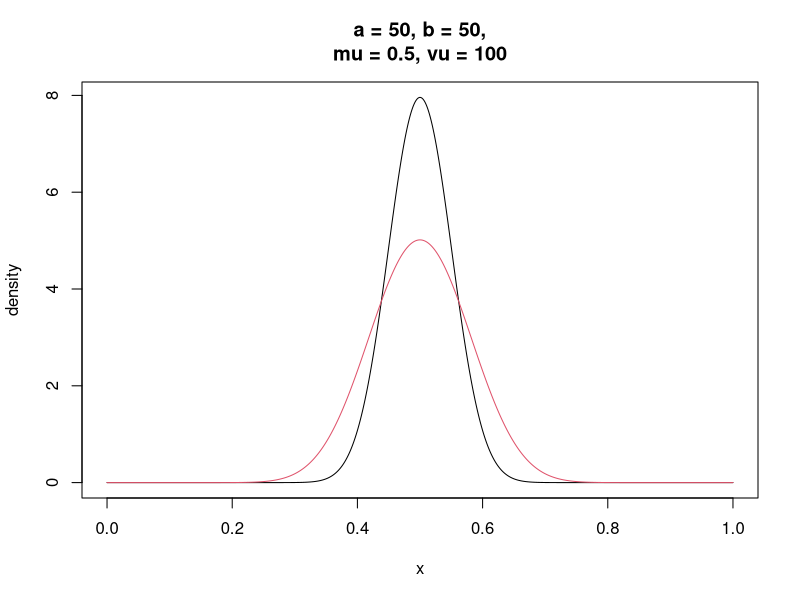
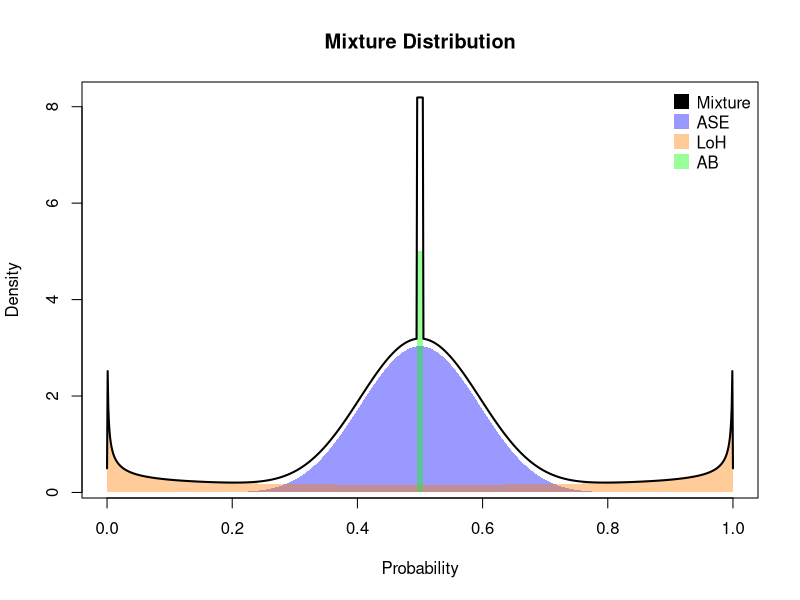

These charts were generated, in order, by the following R code:

mu <- 0.5
vu <- 100
a <- 0 + mu * vu
b <- 0 + (1-mu) * vu
w <- 0.5
curve(expr = w * (dbeta(x, a, b)) + (1-w) * dbeta(x, b, a), 
      from = 0, to = 1, n = 2048, 
      main = paste0("a = ", a, ", b = ", b, ",\nmu = ", mu, ", vu = ", vu),
      ylab = "density")
curve(expr = w * (dbeta(x, a-30, b-30)) + (1-w) * dbeta(x, b-30, a-30), 
      from = 0, to = 1, n = 2048, 
      main = paste0("a = ", a, ", b = ", b, ",\nmu = ", mu, ", vu = ", vu),
      ylab = "density", col = 2, add = T)


# Define the components of the mixture
x <- seq(0, 1, length = 1000) # Values over which to evaluate the distributions

# Beta(15, 15)
beta1 <- dbeta(x, 15, 15)

# Beta(0.5, 0.5)
beta2 <- dbeta(x, 0.5, 0.5)
beta2[beta2 > 1E6] <- 2

# Uniform(0.499, 0.501)
uniform <- dunif(x, 0.495, 0.505)

# Assign equal weights to each component
w <- c(0.7, 0.25, 0.05)

# Mixture distribution
mixture <- w[1] * beta1 + w[2] * beta2 + w[3] * uniform

# Create the plot
plot(x, mixture, type = "n", col = "black", lwd = 2,
     ylab = "Density", xlab = "Probability", main = "Mixture Distribution")

# Draw the components using polygon()
polygon(c(x, rev(x)), c(w[1] * beta1, rep(0, length(beta1))),
        col = rgb(0, 0, 1, 0.4), border = NA) # ASE (Beta(15,15))
polygon(c(x, 1, rev(x), 0), c(w[2] * beta2, rep(0, length(beta2) + 1), w[2] * beta2[1]),
        col = rgb(1, 0.5, 0, 0.4), border = NA) # LoH (Beta(0.5,0.5))
polygon(c(x, rev(x)), c(w[3] * uniform, rep(0, length(uniform))),
        col = rgb(0, 1, 0, 0.4), border = NA) # AB (Uniform(0.499,0.501))

# Add the mixture curve
lines(x, mixture, col = "black", lwd = 2)

# Add a legend
legend("topright", legend = c("Mixture", "ASE", "LoH", "AB"),
       col = c("black", rgb(0, 0, 1, 0.4), rgb(1, 0.5, 0, 0.4), rgb(0, 1, 0, 0.4)),
       pch = 15, pt.cex = 2, bty = "n")
